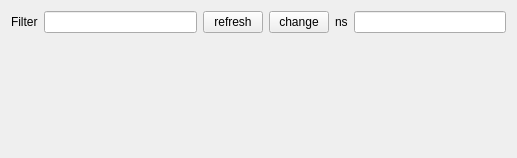
<?xml version="1.0" encoding="UTF-8"?>
<ui version="4.0">
 <class>ParametersHandler</class>
 <widget class="QWidget" name="ParametersHandler">
  <property name="geometry">
   <rect>
    <x>0</x>
    <y>0</y>
    <width>517</width>
    <height>158</height>
   </rect>
  </property>
  <property name="windowTitle">
   <string>Parameters</string>
  </property>
  <property name="styleSheet">
   <string notr="true"/>
  </property>
  <layout class="QGridLayout" name="gridLayout">
   <item row="10" column="1">
    <spacer name="verticalSpacer">
     <property name="orientation">
      <enum>Qt::Vertical</enum>
     </property>
     <property name="sizeHint" stdset="0">
      <size>
       <width>20</width>
       <height>40</height>
      </size>
     </property>
    </spacer>
   </item>
   <item row="9" column="1">
    <layout class="QGridLayout" name="gridParams"/>
   </item>
   <item row="6" column="1">
    <layout class="QHBoxLayout" name="horizontalLayout_3">
     <item>
      <widget class="QLabel" name="filterLabel">
       <property name="text">
        <string>Filter</string>
       </property>
      </widget>
     </item>
     <item>
      <widget class="QLineEdit" name="lineEditFilter">
       <property name="minimumSize">
        <size>
         <width>100</width>
         <height>0</height>
        </size>
       </property>
      </widget>
     </item>
     <item>
      <widget class="QPushButton" name="pushButtonRefreshAll">
       <property name="maximumSize">
        <size>
         <width>60</width>
         <height>16777215</height>
        </size>
       </property>
       <property name="text">
        <string>refresh</string>
       </property>
      </widget>
     </item>
     <item>
      <widget class="QPushButton" name="pushButtonChangeAll">
       <property name="maximumSize">
        <size>
         <width>60</width>
         <height>16777215</height>
        </size>
       </property>
       <property name="text">
        <string>change</string>
       </property>
      </widget>
     </item>
     <item>
      <widget class="QLabel" name="namespaceLabel">
       <property name="text">
        <string>ns</string>
       </property>
      </widget>
     </item>
     <item>
      <widget class="QLineEdit" name="namespaceEdit"/>
     </item>
    </layout>
   </item>
  </layout>
 </widget>
 <layoutdefault spacing="6" margin="11"/>
 <resources/>
 <connections/>
</ui>
